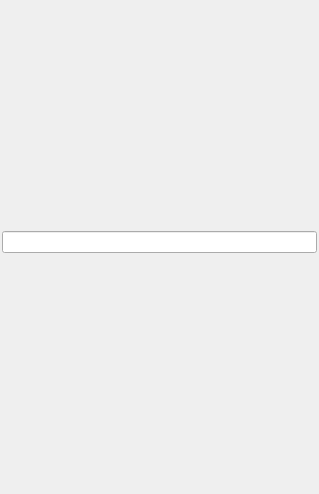
<?xml version="1.0" encoding="UTF-8"?>
<ui version="4.0">
 <class>HierarchyPanel</class>
 <widget class="QWidget" name="HierarchyPanel">
  <property name="geometry">
   <rect>
    <x>0</x>
    <y>0</y>
    <width>319</width>
    <height>494</height>
   </rect>
  </property>
  <property name="acceptDrops">
   <bool>false</bool>
  </property>
  <property name="windowTitle">
   <string>Hierarchy</string>
  </property>
  <layout class="QVBoxLayout" name="verticalLayout">
   <property name="leftMargin">
    <number>2</number>
   </property>
   <property name="topMargin">
    <number>2</number>
   </property>
   <property name="rightMargin">
    <number>2</number>
   </property>
   <item>
    <widget class="QLineEdit" name="lineEdit"/>
   </item>
  </layout>
 </widget>
 <resources/>
 <connections/>
</ui>
